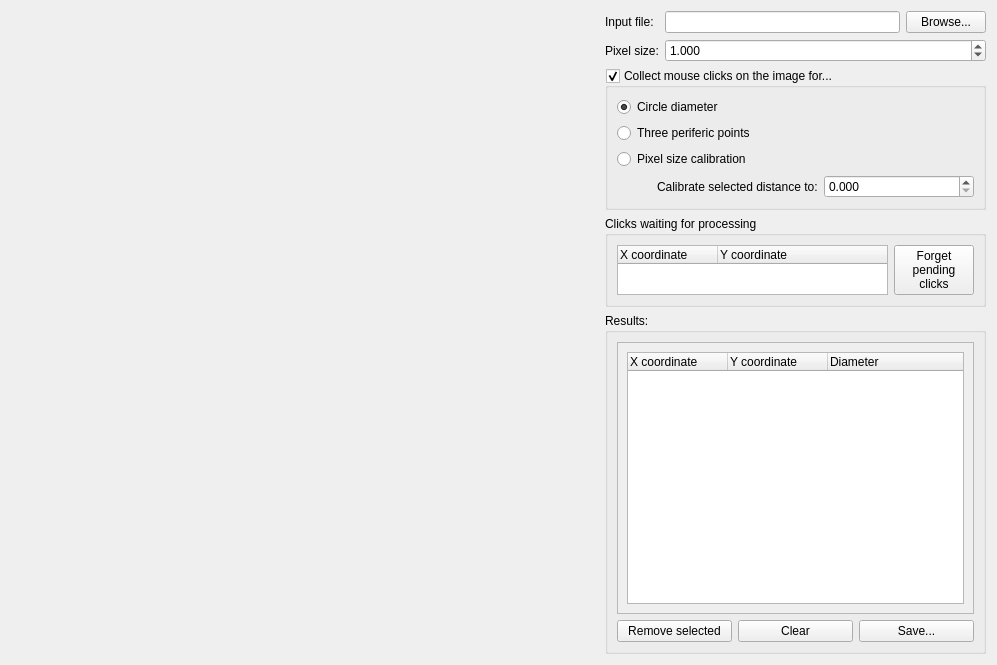
<?xml version="1.0" encoding="UTF-8"?>
<ui version="4.0">
 <class>TEMCircleFInd</class>
 <widget class="QWidget" name="TEMCircleFInd">
  <property name="geometry">
   <rect>
    <x>0</x>
    <y>0</y>
    <width>997</width>
    <height>665</height>
   </rect>
  </property>
  <property name="sizePolicy">
   <sizepolicy hsizetype="Minimum" vsizetype="Minimum">
    <horstretch>0</horstretch>
    <verstretch>0</verstretch>
   </sizepolicy>
  </property>
  <property name="windowTitle">
   <string>TEM Circle Finder</string>
  </property>
  <layout class="QGridLayout" name="gridLayout">
   <item row="2" column="1" colspan="3">
    <widget class="QGroupBox" name="clicktargetoperationBox">
     <property name="enabled">
      <bool>true</bool>
     </property>
     <property name="title">
      <string>Collect mouse clicks on the image for...</string>
     </property>
     <property name="flat">
      <bool>false</bool>
     </property>
     <property name="checkable">
      <bool>true</bool>
     </property>
     <property name="checked">
      <bool>true</bool>
     </property>
     <layout class="QVBoxLayout" name="verticalLayout">
      <item>
       <widget class="QRadioButton" name="circlediameterRadioButton">
        <property name="enabled">
         <bool>true</bool>
        </property>
        <property name="text">
         <string>Circle diameter</string>
        </property>
        <property name="checked">
         <bool>true</bool>
        </property>
       </widget>
      </item>
      <item>
       <widget class="QRadioButton" name="threepointsRadioButton">
        <property name="enabled">
         <bool>true</bool>
        </property>
        <property name="text">
         <string>Three periferic points</string>
        </property>
       </widget>
      </item>
      <item>
       <widget class="QRadioButton" name="calibrationRadioButton">
        <property name="enabled">
         <bool>true</bool>
        </property>
        <property name="text">
         <string>Pixel size calibration</string>
        </property>
       </widget>
      </item>
      <item>
       <layout class="QHBoxLayout" name="horizontalLayout_3">
        <property name="sizeConstraint">
         <enum>QLayout::SetDefaultConstraint</enum>
        </property>
        <item>
         <spacer name="horizontalSpacer">
          <property name="orientation">
           <enum>Qt::Horizontal</enum>
          </property>
          <property name="sizeHint" stdset="0">
           <size>
            <width>40</width>
            <height>20</height>
           </size>
          </property>
         </spacer>
        </item>
        <item>
         <widget class="QLabel" name="label_2">
          <property name="enabled">
           <bool>true</bool>
          </property>
          <property name="text">
           <string>Calibrate selected distance to:</string>
          </property>
         </widget>
        </item>
        <item>
         <widget class="QDoubleSpinBox" name="calibrationSpinBox">
          <property name="enabled">
           <bool>true</bool>
          </property>
          <property name="sizePolicy">
           <sizepolicy hsizetype="Preferred" vsizetype="Fixed">
            <horstretch>0</horstretch>
            <verstretch>0</verstretch>
           </sizepolicy>
          </property>
          <property name="minimumSize">
           <size>
            <width>150</width>
            <height>0</height>
           </size>
          </property>
          <property name="decimals">
           <number>3</number>
          </property>
          <property name="maximum">
           <double>100000000000000000000.000000000000000</double>
          </property>
         </widget>
        </item>
       </layout>
      </item>
     </layout>
    </widget>
   </item>
   <item row="4" column="1" colspan="3">
    <widget class="QGroupBox" name="groupBox_3">
     <property name="sizePolicy">
      <sizepolicy hsizetype="Minimum" vsizetype="MinimumExpanding">
       <horstretch>0</horstretch>
       <verstretch>1</verstretch>
      </sizepolicy>
     </property>
     <property name="title">
      <string>Results:</string>
     </property>
     <layout class="QVBoxLayout" name="verticalLayout_3">
      <item>
       <widget class="QScrollArea" name="scrollArea">
        <property name="sizePolicy">
         <sizepolicy hsizetype="Minimum" vsizetype="MinimumExpanding">
          <horstretch>0</horstretch>
          <verstretch>0</verstretch>
         </sizepolicy>
        </property>
        <property name="widgetResizable">
         <bool>true</bool>
        </property>
        <widget class="QWidget" name="scrollAreaWidgetContents">
         <property name="geometry">
          <rect>
           <x>0</x>
           <y>0</y>
           <width>400</width>
           <height>218</height>
          </rect>
         </property>
         <property name="sizePolicy">
          <sizepolicy hsizetype="Minimum" vsizetype="MinimumExpanding">
           <horstretch>0</horstretch>
           <verstretch>0</verstretch>
          </sizepolicy>
         </property>
         <layout class="QVBoxLayout" name="verticalLayout_2">
          <item>
           <widget class="QTreeWidget" name="resultsTreeWidget">
            <property name="sizePolicy">
             <sizepolicy hsizetype="Minimum" vsizetype="Ignored">
              <horstretch>0</horstretch>
              <verstretch>0</verstretch>
             </sizepolicy>
            </property>
            <property name="selectionMode">
             <enum>QAbstractItemView::ExtendedSelection</enum>
            </property>
            <property name="columnCount">
             <number>3</number>
            </property>
            <column>
             <property name="text">
              <string>X coordinate</string>
             </property>
            </column>
            <column>
             <property name="text">
              <string>Y coordinate</string>
             </property>
            </column>
            <column>
             <property name="text">
              <string>Diameter</string>
             </property>
            </column>
           </widget>
          </item>
         </layout>
        </widget>
       </widget>
      </item>
      <item>
       <layout class="QHBoxLayout" name="horizontalLayout_2">
        <item>
         <widget class="QPushButton" name="removeselectedPushButton">
          <property name="text">
           <string>Remove selected</string>
          </property>
         </widget>
        </item>
        <item>
         <widget class="QPushButton" name="clearresultsPushButton">
          <property name="text">
           <string>Clear</string>
          </property>
         </widget>
        </item>
        <item>
         <widget class="QPushButton" name="saveresultsPushButton">
          <property name="text">
           <string>Save...</string>
          </property>
         </widget>
        </item>
       </layout>
      </item>
     </layout>
    </widget>
   </item>
   <item row="0" column="1">
    <widget class="QLabel" name="label">
     <property name="text">
      <string>Input file:</string>
     </property>
    </widget>
   </item>
   <item row="0" column="0" rowspan="5">
    <widget class="QWidget" name="widget" native="true">
     <property name="sizePolicy">
      <sizepolicy hsizetype="Expanding" vsizetype="Preferred">
       <horstretch>1</horstretch>
       <verstretch>0</verstretch>
      </sizepolicy>
     </property>
     <layout class="QVBoxLayout" name="verticalLayout_5">
      <item>
       <layout class="QVBoxLayout" name="figLayout"/>
      </item>
     </layout>
    </widget>
   </item>
   <item row="0" column="2">
    <widget class="QLineEdit" name="inputLineEdit">
     <property name="sizePolicy">
      <sizepolicy hsizetype="MinimumExpanding" vsizetype="Minimum">
       <horstretch>0</horstretch>
       <verstretch>0</verstretch>
      </sizepolicy>
     </property>
    </widget>
   </item>
   <item row="1" column="1">
    <widget class="QLabel" name="label_3">
     <property name="text">
      <string>Pixel size:</string>
     </property>
    </widget>
   </item>
   <item row="0" column="3">
    <widget class="QPushButton" name="browseInputButton">
     <property name="sizePolicy">
      <sizepolicy hsizetype="Minimum" vsizetype="Minimum">
       <horstretch>0</horstretch>
       <verstretch>0</verstretch>
      </sizepolicy>
     </property>
     <property name="text">
      <string>Browse...</string>
     </property>
    </widget>
   </item>
   <item row="1" column="2" colspan="2">
    <widget class="QDoubleSpinBox" name="pixelsizeSpinBox">
     <property name="sizePolicy">
      <sizepolicy hsizetype="MinimumExpanding" vsizetype="Minimum">
       <horstretch>0</horstretch>
       <verstretch>0</verstretch>
      </sizepolicy>
     </property>
     <property name="showGroupSeparator" stdset="0">
      <bool>false</bool>
     </property>
     <property name="decimals">
      <number>3</number>
     </property>
     <property name="maximum">
      <double>100000000000000004764729344.000000000000000</double>
     </property>
     <property name="value">
      <double>1.000000000000000</double>
     </property>
    </widget>
   </item>
   <item row="3" column="1" colspan="3">
    <widget class="QGroupBox" name="groupBox_2">
     <property name="enabled">
      <bool>true</bool>
     </property>
     <property name="sizePolicy">
      <sizepolicy hsizetype="Preferred" vsizetype="Minimum">
       <horstretch>0</horstretch>
       <verstretch>0</verstretch>
      </sizepolicy>
     </property>
     <property name="title">
      <string>Clicks waiting for processing</string>
     </property>
     <property name="checkable">
      <bool>false</bool>
     </property>
     <layout class="QHBoxLayout" name="horizontalLayout" stretch="0,0">
      <property name="sizeConstraint">
       <enum>QLayout::SetMinimumSize</enum>
      </property>
      <item>
       <widget class="QTreeWidget" name="clicksTreeView">
        <property name="sizePolicy">
         <sizepolicy hsizetype="MinimumExpanding" vsizetype="Ignored">
          <horstretch>0</horstretch>
          <verstretch>0</verstretch>
         </sizepolicy>
        </property>
        <property name="minimumSize">
         <size>
          <width>0</width>
          <height>10</height>
         </size>
        </property>
        <property name="maximumSize">
         <size>
          <width>16777215</width>
          <height>100</height>
         </size>
        </property>
        <column>
         <property name="text">
          <string>X coordinate</string>
         </property>
        </column>
        <column>
         <property name="text">
          <string>Y coordinate</string>
         </property>
        </column>
       </widget>
      </item>
      <item>
       <widget class="QPushButton" name="forgetPushButton">
        <property name="sizePolicy">
         <sizepolicy hsizetype="Minimum" vsizetype="Preferred">
          <horstretch>0</horstretch>
          <verstretch>0</verstretch>
         </sizepolicy>
        </property>
        <property name="text">
         <string>Forget
pending 
clicks</string>
        </property>
       </widget>
      </item>
     </layout>
    </widget>
   </item>
  </layout>
 </widget>
 <resources/>
 <connections>
  <connection>
   <sender>calibrationRadioButton</sender>
   <signal>toggled(bool)</signal>
   <receiver>label_2</receiver>
   <slot>setEnabled(bool)</slot>
   <hints>
    <hint type="sourcelabel">
     <x>589</x>
     <y>208</y>
    </hint>
    <hint type="destinationlabel">
     <x>534</x>
     <y>241</y>
    </hint>
   </hints>
  </connection>
  <connection>
   <sender>calibrationRadioButton</sender>
   <signal>toggled(bool)</signal>
   <receiver>calibrationSpinBox</receiver>
   <slot>setEnabled(bool)</slot>
   <hints>
    <hint type="sourcelabel">
     <x>589</x>
     <y>208</y>
    </hint>
    <hint type="destinationlabel">
     <x>706</x>
     <y>241</y>
    </hint>
   </hints>
  </connection>
 </connections>
</ui>
